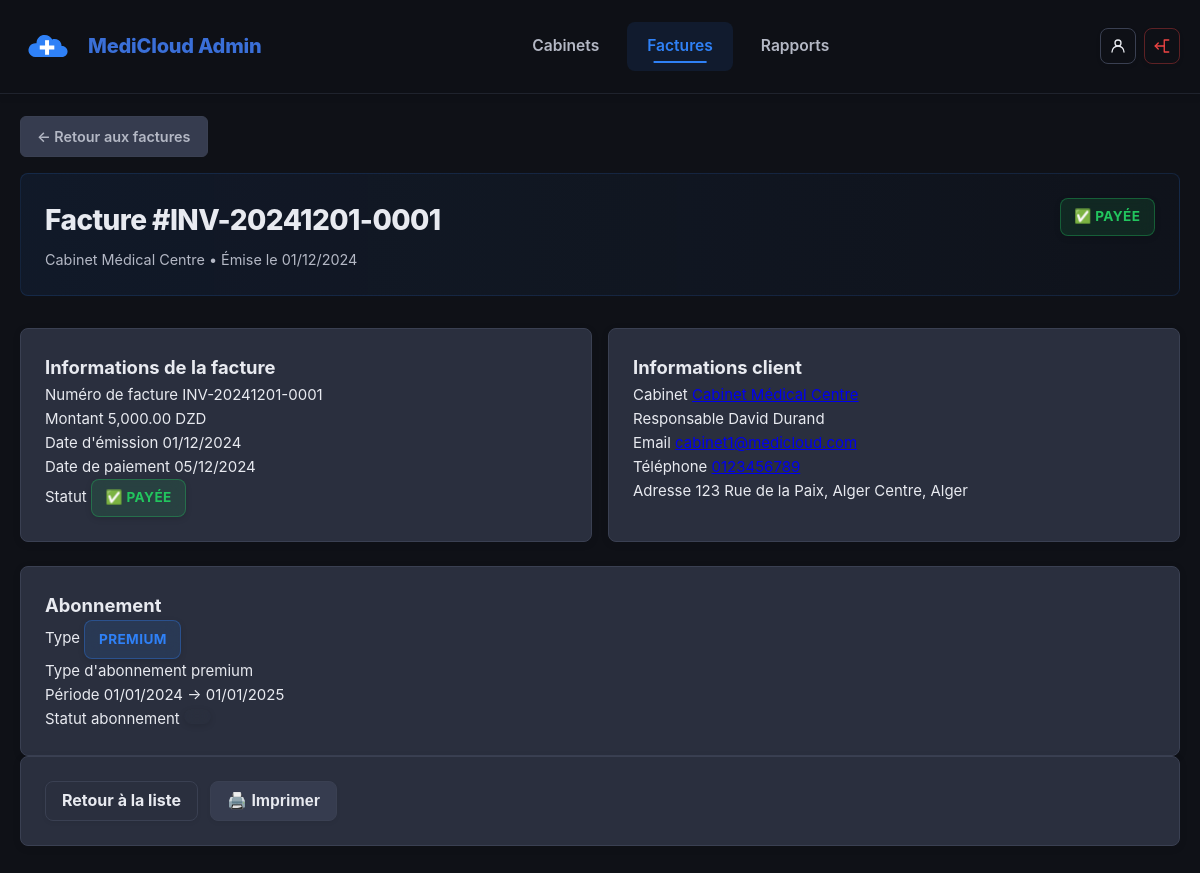
Page /MediCloud/admin/invoice-details.php?id=INV-20241201-0001 (signed in) on the committed database.
### tables this page shows
CREATE TABLE invoices (
    id INT AUTO_INCREMENT PRIMARY KEY,
    numero_facture VARCHAR(50) UNIQUE NOT NULL,
    cabinet_id INT NOT NULL,
    subscription_id INT,
    montant DECIMAL(10, 2) NOT NULL,
    amount DECIMAL(10, 2) NOT NULL,
    status ENUM('pending', 'paid', 'cancelled') DEFAULT 'pending',
    date_creation DATE,
    date_paiement DATE,
    methode_paiement VARCHAR(50),
    reference VARCHAR(100),
    created_at TIMESTAMP DEFAULT CURRENT_TIMESTAMP,
    updated_at TIMESTAMP DEFAULT CURRENT_TIMESTAMP ON UPDATE CURRENT_TIMESTAMP,
    FOREIGN KEY (cabinet_id) REFERENCES cabinets(id) ON DELETE CASCADE,
    FOREIGN KEY (subscription_id) REFERENCES subscriptions(id) ON DELETE SET NULL,
    INDEX idx_cabinet_id (cabinet_id),
    INDEX idx_status (status),
    INDEX idx_numero (numero_facture),
    INDEX idx_date (date_creation)
);

CREATE TABLE cabinets (
    id INT AUTO_INCREMENT PRIMARY KEY,
    nom_cabinet VARCHAR(255) NOT NULL,
    prenom VARCHAR(100),
    nom VARCHAR(100),
    email VARCHAR(255) UNIQUE,
    telephone VARCHAR(20),
    wilaya VARCHAR(100),
    commune VARCHAR(100),
    adresse TEXT,
    tarif DECIMAL(10, 2) DEFAULT 0,
    plus_code VARCHAR(50),
    name VARCHAR(255),
    address TEXT,
    phone VARCHAR(20),
    specialty VARCHAR(100),
    description TEXT,
    database_name VARCHAR(100) COMMENT 'Cabinet database name (e.g., hippocare_1)',
    statut ENUM('active', 'pending', 'inactive') DEFAULT 'active',
    created_at TIMESTAMP DEFAULT CURRENT_TIMESTAMP,
    updated_at TIMESTAMP DEFAULT CURRENT_TIMESTAMP ON UPDATE CURRENT_TIMESTAMP,
    INDEX idx_wilaya (wilaya),
    INDEX idx_email (email),
    INDEX idx_status (statut),
    INDEX idx_database (database_name)
);

CREATE TABLE subscriptions (
    id INT AUTO_INCREMENT PRIMARY KEY,
    cabinet_id INT NOT NULL,
    type_abonnement VARCHAR(50) NOT NULL,
    date_debut DATE,
    date_fin DATE,
    status ENUM('active', 'expired', 'cancelled') DEFAULT 'active',
    created_at TIMESTAMP DEFAULT CURRENT_TIMESTAMP,
    updated_at TIMESTAMP DEFAULT CURRENT_TIMESTAMP ON UPDATE CURRENT_TIMESTAMP,
    FOREIGN KEY (cabinet_id) REFERENCES cabinets(id) ON DELETE CASCADE,
    INDEX idx_cabinet_id (cabinet_id),
    INDEX idx_status (status)
);

### MediCloud/admin/DB/invoice_helper.php (called while the page is built, shortened)
<?php
function get_invoice_by_id($conn, $invoice_id) {
    if (is_numeric($invoice_id)) {
        $stmt = $conn->prepare("SELECT i.*, c.nom_cabinet, c.prenom, c.nom,
                               c.email as cabinet_email, c.telephone, c.adresse, c.wilaya, c.commune,
                               s.type_abonnement, s.date_debut, s.date_fin
                               FROM invoices i
                               LEFT JOIN cabinets c ON i.cabinet_id = c.id
                               LEFT JOIN subscriptions s ON i.subscription_id = s.id
                               WHERE i.id = ? LIMIT 1");
        $stmt->bind_param("i", $invoice_id);
    } else {
        $stmt = $conn->prepare("SELECT i.*, c.nom_cabinet, c.prenom, c.nom,
                               c.email as cabinet_email, c.telephone, c.adresse, c.wilaya, c.commune,
                               s.type_abonnement, s.date_debut, s.date_fin
                               FROM invoices i
                               LEFT JOIN cabinets c ON i.cabinet_id = c.id
                               LEFT JOIN subscriptions s ON i.subscription_id = s.id
                               WHERE i.numero_facture = ? LIMIT 1");
        $stmt->bind_param("s", $invoice_id);
    }
    $stmt->execute();
    $result = $stmt->get_result();
    return $result->fetch_assoc();
}
?>

### MediCloud/admin/invoice-details.php (the view, shortened to what this page needs)
<?php
require_once 'DB/secure_page.php';
require_once 'DB/invoice_helper.php';
$invoice_id = $_GET['id'] ?? 0;
$invoice = get_invoice_by_id($conn, $invoice_id);
?>
<!DOCTYPE html>
<html lang="fr">
<head>
    <link rel="stylesheet" href="../assets/frontend/common.css" />
    <link rel="stylesheet" href="assets/frontend/admin.css" />
</head>
<body>
    <header class="header">
        <div class="header-inner">
            <a class="brand" href="dashboard.php">
                <img src="../assets/frontend/medicloud.svg" alt="" class="brand-logo" />
                <span class="brand-name">MediCloud Admin</span>
            </a>
            <nav class="nav">
                <a href="cabinet-list.php" class="nav-link">Cabinets</a>
                <a href="invoice-list.php" class="nav-link active">Factures</a>
                <a href="reports.php" class="nav-link">Rapports</a>
            </nav>
            <div class="header-actions">
                <a class="icon-btn" href="profile.php" aria-label="Mon profil">
                    <svg class="icon" viewBox="0 0 24 24" fill="none" stroke="currentColor" aria-hidden="true"><path d="M12 12a4 4 0 1 0 0-8a4 4 0 0 0 0 8z" stroke-width="1.75" stroke-linecap="round" stroke-linejoin="round"/><path d="M4 20a8 8 0 0 1 16 0" stroke-width="1.75" stroke-linecap="round" stroke-linejoin="round"/></svg>
                </a>
                <a class="icon-btn danger" href="DB/logout.php" aria-label="Déconnexion">
                </a>
            </div>
        </div>
    </header>
    <main class="page-container">
        <div class="breadcrumb-container">
            <a class="breadcrumb" href="invoice-list.php">← Retour aux factures</a>
        </div>
        <div class="page-header-horizontal">
            <div>
                <h1 class="page-title">Facture #<?= htmlspecialchars($invoice['numero_facture']) ?></h1>
                <p class="page-subtitle">
                    <?= htmlspecialchars($invoice['nom_cabinet']) ?> •
                    Émise le <?= date('d/m/Y', strtotime($invoice['date_creation'])) ?>
                </p>
            </div>
            <div class="flex gap-1">
                <span class="badge badge-<?= htmlspecialchars($invoice['status']) ?>">
                    <?php
                    $statut_labels = [
                        'paid' => '✅ Payée',
                        'pending' => '⏳ En attente',
                        'cancelled' => '❌ Annulée'
                    ];
                    echo $statut_labels[$invoice['status']] ?? ucfirst($invoice['status']);
                    ?>
                </span>
            </div>
        </div>
        <div class="grid grid-2">
            <section class="card padded">
                <h2 class="card-title">Informations de la facture</h2>
                <div class="detail-grid">
                    <div class="detail-item">
                        <span class="detail-label">Numéro de facture</span>
                        <span class="detail-value"><?= htmlspecialchars($invoice['numero_facture']) ?></span>
                    </div>
                    <div class="detail-item">
                        <span class="detail-label">Montant</span>
                        <span class="detail-value"><?= number_format($invoice['montant'], 2) ?> DZD</span>
                    </div>
                    <div class="detail-item">
                        <span class="detail-label">Date d'émission</span>
                        <span class="detail-value"><?= date('d/m/Y', strtotime($invoice['date_creation'])) ?></span>
                    </div>
                    <?php if ($invoice['date_paiement']): ?>
                    <div class="detail-item">
                        <span class="detail-label">Date de paiement</span>
                        <span class="detail-value"><?= date('d/m/Y', strtotime($invoice['date_paiement'])) ?></span>
                    </div>
                    <?php endif; ?>
                    <div class="detail-item">
                        <span class="detail-label">Statut</span>
                        <span class="detail-value">
                            <span class="badge badge-<?= htmlspecialchars($invoice['status']) ?>">
                                <?= $statut_labels[$invoice['status']] ?? ucfirst($invoice['status']) ?>
                            </span>
                        </span>
                    </div>
                </div>
            </section>
            <section class="card padded">
                <h2 class="card-title">Informations client</h2>
                <div class="detail-grid">
                    <div class="detail-item">
                        <span class="detail-label">Cabinet</span>
                        <span class="detail-value">
                            <a href="cabinet-details.php?id=<?= $invoice['cabinet_id'] ?>" class="link">
                                <?= htmlspecialchars($invoice['nom_cabinet']) ?>
                            </a>
                        </span>
                    </div>
                    <div class="detail-item">
                        <span class="detail-label">Responsable</span>
                        <span class="detail-value">
                            <?= htmlspecialchars(($invoice['prenom'] ?? '') . ' ' . ($invoice['nom'] ?? '')) ?>
                        </span>
                    </div>
                    <div class="detail-item">
                        <span class="detail-label">Email</span>
                        <span class="detail-value">
                            <a href="mailto:<?= htmlspecialchars($invoice['cabinet_email']) ?>" class="link">
                                <?= htmlspecialchars($invoice['cabinet_email']) ?>
                            </a>
                        </span>
                    </div>
                    <div class="detail-item">
                        <span class="detail-label">Téléphone</span>
                        <span class="detail-value">
                            <a href="tel:<?= htmlspecialchars($invoice['telephone']) ?>" class="link">
                                <?= htmlspecialchars($invoice['telephone']) ?>
                            </a>
                        </span>
                    </div>
                    <div class="detail-item">
                        <span class="detail-label">Adresse</span>
                        <span class="detail-value">
                            <?= htmlspecialchars($invoice['adresse'] . ', ' . $invoice['commune'] . ', ' . $invoice['wilaya']) ?>
                        </span>
                    </div>
                </div>
            </section>
        </div>
        <?php if ($invoice['subscription_id']): ?>
        <section class="card padded">
            <h2 class="card-title">Abonnement</h2>
            <div class="detail-grid">
                <div class="detail-item">
                    <span class="detail-label">Type</span>
                    <span class="detail-value">
                        <span class="badge badge-<?= htmlspecialchars($invoice['type_abonnement']) ?>">
                            <?= ucfirst(htmlspecialchars($invoice['type_abonnement'])) ?>
                        </span>
                    </span>
                </div>
                <div class="detail-item">
                    <span class="detail-label">Type d'abonnement</span>
                    <span class="detail-value"><?= htmlspecialchars($invoice['type_abonnement'] ?? 'N/A') ?></span>
                </div>
                <div class="detail-item">
                    <span class="detail-label">Période</span>
                    <span class="detail-value">
                        <?= date('d/m/Y', strtotime($invoice['date_debut'])) ?> →
                        <?= date('d/m/Y', strtotime($invoice['date_fin'])) ?>
                    </span>
                </div>
                <div class="detail-item">
                    <span class="detail-label">Statut abonnement</span>
                    <span class="detail-value">
                        <span class="badge badge-<?= htmlspecialchars($invoice['subscription_status']) ?>">
                        </span>
                    </span>
                </div>
            </div>
        </section>
        <?php endif; ?>
        <section class="card padded">
            <div class="flex gap-1 justify-end">
                <a href="invoice-list.php" class="btn btn-ghost">Retour à la liste</a>
                <button class="btn btn-secondary" onclick="window.print()">
                    🖨️ Imprimer
                </button>
            </div>
        </section>
    </main>
</body>
</html>

### MediCloud/assets/frontend/common.css (style rules this page uses)
:root { --primary: #2F81F7; --primary-600: #3B8CFF; --primary-100: rgba(47, 129, 247, 0.15); --accent: #3B8CFF; --accent-600: #2C74D6; --heading: #3A6FD8; --bg-dark: #1a1d29; --surface: #2a2f3e; --surface-light: #363c4f; --alt: #232836; --text: #e8eaf0; --text-secondary: #b4b8c5; --muted: #838a9d; --border: #3a4052; --shadow-sm: 0 1px 3px rgba(0, 0, 0, 0.3); --shadow: 0 4px 12px rgba(0, 0, 0, 0.4); --shadow-lg: 0 10px 30px rgba(0, 0, 0, 0.5); --success: #22c55e; --warning: #f59e0b; --danger: #ef4444; --transition: 0.3s ease; --radius-sm: 0.5rem; --radius-md: 0.75rem; --radius-lg: 1rem; --radius-xl: 1.25rem; --radius-full: 2rem; }
* { box-sizing: border-box; margin: 0; padding: 0; }
html { scroll-behavior: smooth; }
html, body { height: 100%; }
body { font-family: "Inter", ui-sans-serif, system-ui, -apple-system, "Segoe UI", Roboto, Arial, sans-serif; font-size: 15px; line-height: 1.6; color: var(--text); background: #0f1117; position: relative; overflow-x: hidden; }
.btn { display: inline-block; padding: 0.875rem 2.25rem; border-radius: var(--radius-md); font-weight: 700; font-size: 1rem; text-decoration: none; transition: var(--transition); border: none; cursor: pointer; text-align: center; }
.btn-secondary { background: var(--surface-light); color: var(--text); border: 1px solid var(--border); }

### rows in the picture
invoices: numero_facture "INV-20241201-0001", cabinet.nom_cabinet "Cabinet Médical Centre", date_creation "01/12/2024", status "✅ PAYÉE", montant "5,000.00", date_paiement "05/12/2024", cabinet.nom "David Durand", cabinet.email "cabinet1@medicloud.com", cabinet.telephone "0123456789", cabinet.wilaya "123 Rue de la Paix, Alger Centre, Alger", subscription.type_abonnement "PREMIUM", subscription.type_abonnement "premium", subscription.date_debut "01/01/2024", subscription.date_fin "01/01/2025"
